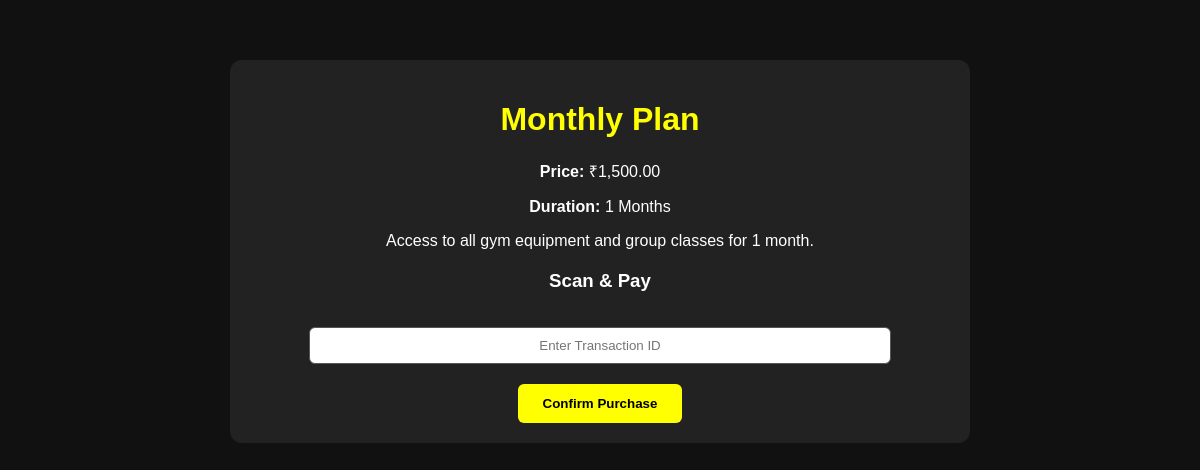
/usersite/plan_details.php?id=1, run on the app's committed database.
### tables this page shows
CREATE TABLE `plans` (
  `plan_id` int(11) NOT NULL,
  `plan_name` varchar(50) NOT NULL,
  `duration_months` int(11) NOT NULL,
  `price` decimal(10,2) NOT NULL,
  `description` text DEFAULT NULL
);

### usersite/plan_details.php (the view, shortened to what this page needs)
<?php
require_once "config.php";
$plan_id = intval($_GET['id']);
$plan = $conn->query("SELECT * FROM plans WHERE plan_id=$plan_id")->fetch_assoc();
?>
<!DOCTYPE html>
<html>
<head>
</head>
<body>
  <div class="container">
    <h1><?php echo htmlspecialchars($plan['plan_name']); ?></h1>
    <p><strong>Price:</strong> ₹<?php echo number_format($plan['price'],2); ?></p>
    <p><strong>Duration:</strong> <?php echo $plan['duration_months']; ?> Months</p>
    <p><?php echo htmlspecialchars($plan['description']); ?></p>
    <div class="scanner">
      <h3>Scan & Pay</h3>
    </div>
    <form action="receipt.php" method="POST">
      <input type="text" name="transaction_id" placeholder="Enter Transaction ID" required>
      <br>
      <button type="submit" class="btn">Confirm Purchase</button>
    </form>
  </div>
</body>
</html>

### usersite/plan_details.php (style rules this page uses)
body { background:#111;color:white;font-family:Arial; }
.container { max-width:700px;margin:60px auto;padding:20px;background:#222;border-radius:12px;text-align:center; }
h1 { color:yellow; }
.btn { padding:12px 25px;background:yellow;color:black;font-weight:bold;border-radius:6px;text-decoration:none;display:inline-block;margin-top:20px;border:none;cursor:pointer; }
.scanner { margin:20px 0; }
input[type="text"] { padding:10px;width:80%;border-radius:6px;border:1px solid #555;margin-top:15px;text-align:center; }

### data on the page
plans: plan_name "Monthly Plan", price "1,500.00", duration_months "1", description "Access to all gym equipment and group classes for 1 month."
